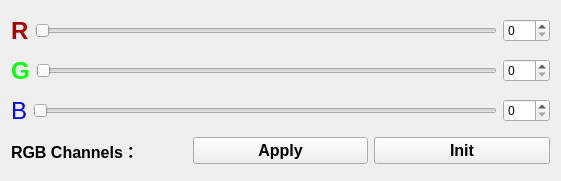
   <widget class="QWidget" name="verticalLayoutWidget">
    <property name="geometry">
     <rect>
      <x>10</x>
      <y>670</y>
      <width>561</width>
      <height>181</height>
     </rect>
    </property>
    <layout class="QVBoxLayout" name="verticalLayout">
     <item>
      <layout class="QHBoxLayout" name="horizontalLayout">
       <item>
        <widget class="QLabel" name="label_6">
         <property name="palette">
          <palette>
           <active>
            <colorrole role="WindowText">
             <brush brushstyle="SolidPattern">
              <color alpha="255">
               <red>170</red>
               <green>0</green>
               <blue>0</blue>
              </color>
             </brush>
            </colorrole>
           </active>
           <inactive>
            <colorrole role="WindowText">
             <brush brushstyle="SolidPattern">
              <color alpha="255">
               <red>170</red>
               <green>0</green>
               <blue>0</blue>
              </color>
             </brush>
            </colorrole>
           </inactive>
           <disabled>
            <colorrole role="WindowText">
             <brush brushstyle="SolidPattern">
              <color alpha="255">
               <red>120</red>
               <green>120</green>
               <blue>120</blue>
              </color>
             </brush>
            </colorrole>
           </disabled>
          </palette>
         </property>
         <property name="font">
          <font>
           <pointsize>18</pointsize>
           <weight>75</weight>
           <bold>true</bold>
          </font>
         </property>
         <property name="text">
          <string>R</string>
         </property>
        </widget>
       </item>
       <item>
        <widget class="QSlider" name="horizontalSlider">
         <property name="maximum">
          <number>100</number>
         </property>
         <property name="orientation">
          <enum>Qt::Horizontal</enum>
         </property>
        </widget>
       </item>
       <item>
        <widget class="QSpinBox" name="spinBox">
         <property name="maximum">
          <number>255</number>
         </property>
        </widget>
       </item>
      </layout>
     </item>
     <item>
      <layout class="QHBoxLayout" name="horizontalLayout_3">
       <item>
        <widget class="QLabel" name="label_7">
         <property name="palette">
          <palette>
           <active>
            <colorrole role="WindowText">
             <brush brushstyle="SolidPattern">
              <color alpha="255">
               <red>0</red>
               <green>255</green>
               <blue>0</blue>
              </color>
             </brush>
            </colorrole>
           </active>
           <inactive>
            <colorrole role="WindowText">
             <brush brushstyle="SolidPattern">
              <color alpha="255">
               <red>0</red>
               <green>255</green>
               <blue>0</blue>
              </color>
             </brush>
            </colorrole>
           </inactive>
           <disabled>
            <colorrole role="WindowText">
             <brush brushstyle="SolidPattern">
              <color alpha="255">
               <red>120</red>
               <green>120</green>
               <blue>120</blue>
              </color>
             </brush>
            </colorrole>
           </disabled>
          </palette>
         </property>
         <property name="font">
          <font>
           <pointsize>18</pointsize>
           <weight>75</weight>
           <bold>true</bold>
          </font>
         </property>
         <property name="text">
          <string>G</string>
         </property>
        </widget>
       </item>
       <item>
        <widget class="QSlider" name="horizontalSlider_2">
         <property name="maximum">
          <number>100</number>
         </property>
         <property name="orientation">
          <enum>Qt::Horizontal</enum>
         </property>
        </widget>
       </item>
       <item>
        <widget class="QSpinBox" name="spinBox_2">
         <property name="maximum">
          <number>255</number>
         </property>
        </widget>
       </item>
      </layout>
     </item>
     <item>
      <layout class="QHBoxLayout" name="horizontalLayout_4">
       <item>
        <widget class="QLabel" name="label_8">
         <property name="palette">
          <palette>
           <active>
            <colorrole role="WindowText">
             <brush brushstyle="SolidPattern">
              <color alpha="255">
               <red>0</red>
               <green>0</green>
               <blue>255</blue>
              </color>
             </brush>
            </colorrole>
           </active>
           <inactive>
            <colorrole role="WindowText">
             <brush brushstyle="SolidPattern">
              <color alpha="255">
               <red>0</red>
               <green>0</green>
               <blue>255</blue>
              </color>
             </brush>
            </colorrole>
           </inactive>
           <disabled>
            <colorrole role="WindowText">
             <brush brushstyle="SolidPattern">
              <color alpha="255">
               <red>120</red>
               <green>120</green>
               <blue>120</blue>
              </color>
             </brush>
            </colorrole>
           </disabled>
          </palette>
         </property>
         <property name="font">
          <font>
           <pointsize>18</pointsize>
          </font>
         </property>
         <property name="text">
          <string>B</string>
         </property>
        </widget>
       </item>
       <item>
        <widget class="QSlider" name="horizontalSlider_3">
         <property name="maximum">
          <number>100</number>
         </property>
         <property name="orientation">
          <enum>Qt::Horizontal</enum>
         </property>
        </widget>
       </item>
       <item>
        <widget class="QSpinBox" name="spinBox_3">
         <property name="maximum">
          <number>255</number>
         </property>
        </widget>
       </item>
      </layout>
     </item>
     <item>
      <layout class="QHBoxLayout" name="horizontalLayout_6">
       <item>
        <widget class="QLabel" name="label_15">
         <property name="font">
          <font>
           <pointsize>12</pointsize>
           <weight>75</weight>
           <bold>true</bold>
          </font>
         </property>
         <property name="text">
          <string>RGB Channels：</string>
         </property>
        </widget>
       </item>
       <item>
        <widget class="QPushButton" name="pushButton_3">
         <property name="sizePolicy">
          <sizepolicy hsizetype="Preferred" vsizetype="Fixed">
           <horstretch>0</horstretch>
           <verstretch>0</verstretch>
          </sizepolicy>
         </property>
         <property name="font">
          <font>
           <pointsize>12</pointsize>
           <weight>75</weight>
           <bold>true</bold>
          </font>
         </property>
         <property name="text">
          <string>Apply</string>
         </property>
        </widget>
       </item>
       <item>
        <widget class="QPushButton" name="pushButton_5">
         <property name="font">
          <font>
           <pointsize>12</pointsize>
           <weight>75</weight>
           <bold>true</bold>
          </font>
         </property>
         <property name="text">
          <string>Init</string>
         </property>
        </widget>
       </item>
      </layout>
     </item>
    </layout>
   </widget>
